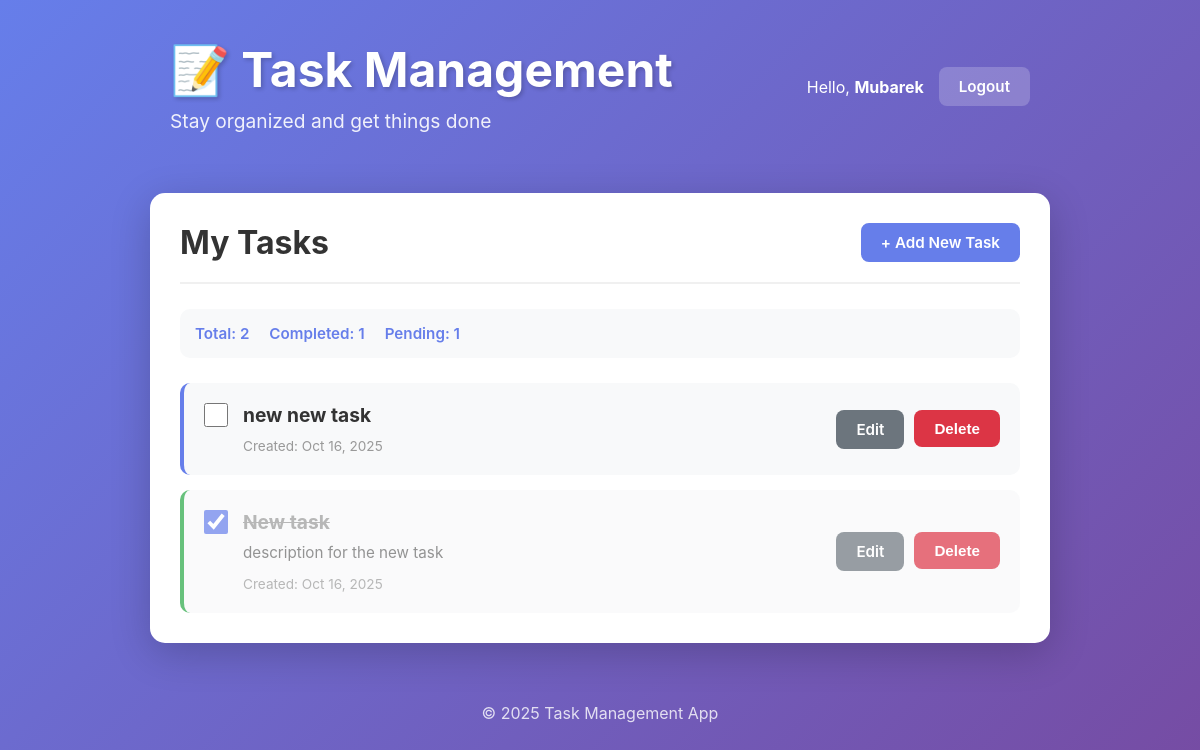
The app's page / (signed in) with its own data.
### todos/models.py (models this page shows, shortened)
class Task(models.Model):
    user = models.ForeignKey(User, on_delete=models.CASCADE, related_name='tasks')
    title = models.CharField(max_length=200)
    description = models.TextField(blank=True)
    completed = models.BooleanField(default=False)
    created_at = models.DateTimeField(auto_now_add=True)
    updated_at = models.DateTimeField(auto_now=True)
    class Meta:
        ordering = ['-created_at']

### todos/views.py (the view)
# urls.py: path('', views.TaskListView.as_view(), name='task_list'),
class TaskListView(LoginRequiredMixin, View):
    login_url = 'login'
    def get(self, request):
        tasks = Task.objects.filter(user=request.user)
        return render(request, 'todos/task_list.html', {'tasks': tasks})

### todos/templates/todos/task_list.html (shortened to what this page needs)
{% extends 'todos/base.html' %}
{% block content %}
<div class="task-container">
    <div class="header-actions">
        <h2>My Tasks</h2>
        <a href="{% url 'task_create' %}" class="btn btn-primary">+ Add New Task</a>
    </div>
    {% if tasks %}
        <div class="task-stats">
            <span class="stat">Total: {{ tasks.count }}</span>
            <span class="stat">Completed: {{ tasks|dictsort:"completed"|slice:"-1:"|length }}</span>
            <span class="stat">Pending: {{ tasks|length|add:"-1" }}</span>
        </div>
        <div class="task-list">
            {% for task in tasks %}
            <div class="task-item {% if task.completed %}completed{% endif %}">
                <div class="task-content">
                    <form method="post" action="{% url 'task_toggle' task.pk %}" class="task-checkbox-form">
                        <input type="checkbox"
                               id="task-{{ task.id }}"
                               {% if task.completed %}checked{% endif %}
                               onchange="this.form.submit()">
                    </form>
                    <div class="task-details">
                        <h3>{{ task.title }}</h3>
                        {% if task.description %}
                        <p class="task-description">{{ task.description }}</p>
                        {% endif %}
                        <span class="task-date">Created: {{ task.created_at|date:"M d, Y" }}</span>
                    </div>
                </div>
                <div class="task-actions">
                    <a href="{% url 'task_update' task.pk %}" class="btn btn-secondary">Edit</a>
                    <form method="post" action="{% url 'task_delete' task.pk %}" class="delete-form" onsubmit="return confirm('Are you sure you want to delete this task?');">
                        <button type="submit" class="btn btn-danger">Delete</button>
                    </form>
                </div>
            </div>
            {% endfor %}
        </div>
    {% endif %}
</div>
{% endblock %}

### todos/templates/todos/base.html (shortened to what this page needs)
<!DOCTYPE html>
<html lang="en">
<head>
    <link rel="stylesheet" href="/static/todos/css/style.css">
</head>
<body>
    <div class="container">
        <header>
            <div class="header-content">
                <div class="header-title">
                    <h1>📝 Task Management</h1>
                    <p class="subtitle">Stay organized and get things done</p>
                </div>
                {% if user.is_authenticated %}
                <div class="user-nav">
                    <span class="user-greeting">Hello, <strong>{{ user.username }}</strong></span>
                    <a href="{% url 'logout' %}" class="btn btn-logout">Logout</a>
                </div>
                {% endif %}
            </div>
        </header>
        <main>
            {% block content %}
            {% endblock %}
        </main>
        <footer>
            <p>&copy; 2025 Task Management App</p>
        </footer>
    </div>
</body>
</html>

### todos/static/todos/css/style.css (style rules this page uses)
* { margin: 0; padding: 0; box-sizing: border-box; }
body { font-family: -apple-system, BlinkMacSystemFont, 'Segoe UI', Roboto, 'Helvetica Neue', Arial, sans-serif; background: linear-gradient(135deg, #667eea 0%, #764ba2 100%); min-height: 100vh; padding: 20px; color: #333; }
.container { max-width: 900px; margin: 0 auto; }
header { color: white; margin-bottom: 40px; padding: 20px; }
.header-content { display: flex; justify-content: space-between; align-items: center; }
.header-title { text-align: left; }
header h1 { font-size: 3rem; margin-bottom: 10px; text-shadow: 2px 2px 4px rgba(0, 0, 0, 0.2); }
header .subtitle { font-size: 1.2rem; opacity: 0.9; }
.user-nav { display: flex; align-items: center; gap: 15px; }
.user-greeting { font-size: 1rem; color: white; }
.btn-logout { background: rgba(255, 255, 255, 0.2); color: white; border: 2px solid white; }
.task-container { background: white; border-radius: 15px; padding: 30px; box-shadow: 0 10px 40px rgba(0, 0, 0, 0.2); }
.header-actions { display: flex; justify-content: space-between; align-items: center; margin-bottom: 25px; padding-bottom: 20px; border-bottom: 2px solid #f0f0f0; }
.header-actions h2 { font-size: 2rem; color: #333; }
.task-stats { display: flex; gap: 20px; margin-bottom: 25px; padding: 15px; background: #f8f9fa; border-radius: 10px; }
.stat { font-size: 0.95rem; font-weight: 600; color: #667eea; }
.task-list { display: flex; flex-direction: column; gap: 15px; }
.task-item { display: flex; justify-content: space-between; align-items: center; padding: 20px; background: #f8f9fa; border-radius: 10px; transition: all 0.3s ease; border-left: 4px solid #667eea; }
.task-item.completed { opacity: 0.7; border-left-color: #28a745; }
.task-content { display: flex; align-items: flex-start; gap: 15px; flex: 1; }
.task-checkbox-form { display: flex; align-items: center; }
.task-checkbox-form input[type="checkbox"] { width: 24px; height: 24px; cursor: pointer; accent-color: #667eea; }
.task-details { flex: 1; }
.task-details h3 { font-size: 1.2rem; margin-bottom: 8px; color: #333; }
.task-item.completed .task-details h3 { text-decoration: line-through; color: #999; }
.task-description { color: #666; font-size: 0.95rem; margin-bottom: 8px; line-height: 1.5; }
.task-date { font-size: 0.85rem; color: #999; }
.task-actions { display: flex; gap: 10px; }
.delete-form { display: inline; }
.btn { padding: 10px 20px; border: none; border-radius: 8px; font-size: 0.95rem; font-weight: 600; cursor: pointer; text-decoration: none; display: inline-block; transition: all 0.3s ease; }
.btn-primary { background: #667eea; color: white; }
.btn-secondary { background: #6c757d; color: white; }
.btn-danger { background: #dc3545; color: white; }
footer { text-align: center; color: white; margin-top: 40px; padding: 20px; opacity: 0.8; }

### records on screen
Task: title "new new task", created_at "Oct 16, 2025"
Task: completed "☑", title "New task", description "description for the new task", created_at "Oct 16, 2025"

### other values on screen
{{ user.username }} "Mubarek"
{{ tasks.count }} "2"
{{ tasks|dictsort:"completed"|slice:"-1:"|length }} "1"
{{ tasks|length|add:"-1" }} "1"
